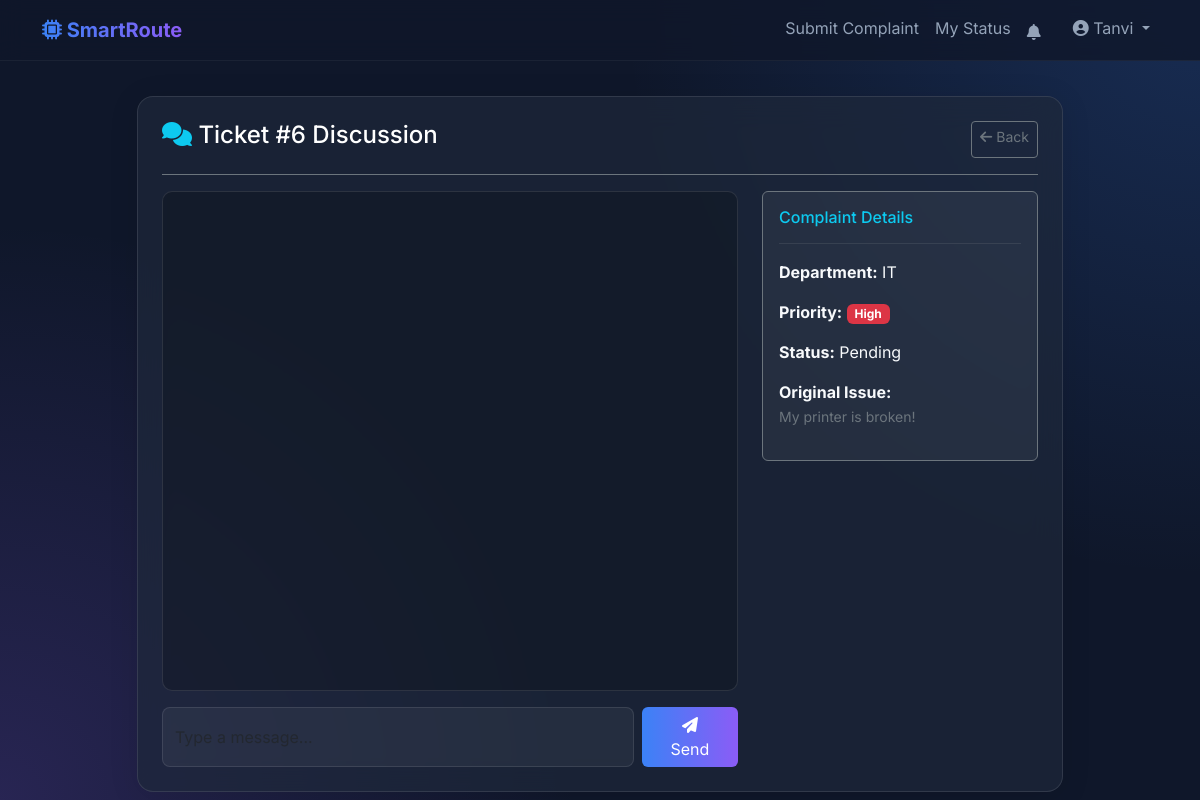
Page /chat/6 (signed in) on the committed database.
### app.py (models this page shows)
class User(db.Model):
    id = db.Column(db.Integer, primary_key=True)
    name = db.Column(db.String(100), nullable=False)
    email = db.Column(db.String(100), unique=True, nullable=False)
    password = db.Column(db.String(200), nullable=False)
    role = db.Column(db.String(20), default='User') # User, Admin, Department
    dept_id = db.Column(db.Integer, db.ForeignKey('department.id'), nullable=True)

class Complaint(db.Model):
    id = db.Column(db.Integer, primary_key=True)
    user_id = db.Column(db.Integer, db.ForeignKey('user.id'), nullable=False)
    user = db.relationship('User', backref=db.backref('complaints', lazy=True))
    text = db.Column(db.Text, nullable=False)
    department_id = db.Column(db.Integer, db.ForeignKey('department.id'), nullable=False, index=True)
    status = db.Column(db.String(50), default='Pending', index=True) # Pending, In Progress, Resolved
    remarks = db.Column(db.Text, nullable=True)
    date = db.Column(db.DateTime, default=datetime.datetime.utcnow, index=True)
    priority = db.Column(db.String(20), default='Normal', index=True) # Normal, High
    confidence_score = db.Column(db.Float, nullable=True)
    sentiment = db.Column(db.String(20), nullable=True, index=True)
    sla_deadline = db.Column(db.DateTime, nullable=True, index=True)
    sla_status = db.Column(db.String(50), default='Within SLA')
    escalation_level = db.Column(db.Integer, default=0)
    resolved_at = db.Column(db.DateTime, nullable=True)
    attachments = db.relationship('Attachment', backref='complaint', lazy=True)

class Department(db.Model):
    id = db.Column(db.Integer, primary_key=True)
    name = db.Column(db.String(100), unique=True, nullable=False)
    users = db.relationship('User', backref='department', lazy=True)
    complaints = db.relationship('Complaint', backref='department', lazy=True)

### app.py (the view)
@app.route('/chat/<int:complaint_id>')
def chat(complaint_id):
    if 'user_id' not in session:
        return redirect(url_for('login'))
    user = User.query.get(session['user_id'])
    complaint = Complaint.query.get_or_404(complaint_id)
    if user.role != 'Admin' and complaint.user_id != user.id and (user.role != 'Department' or user.dept_id != complaint.department_id):
        flash('Unauthorized access.', 'danger')
        return redirect(url_for('login'))
    messages = Message.query.filter_by(complaint_id=complaint_id).order_by(Message.timestamp.asc()).all()
    return render_template('chat.html', complaint=complaint, messages=messages, current_user=user)

### templates/chat.html (shortened to what this page needs)
{% extends "base.html" %}
{% block content %}
<div class="row justify-content-center h-100">
    <div class="col-md-10">
        <div class="glass-card slide-in p-4">
            <div class="d-flex justify-content-between border-bottom border-secondary pb-3 mb-3">
                <h4 class="text-white"><i class="fa-solid fa-comments text-info"></i> Ticket #{{ complaint.id }} Discussion</h4>
                <a href="{{ url_for('dept_dashboard') if current_user.role == 'Department' else url_for('view_status') }}" class="btn btn-outline-secondary btn-sm"><i class="fa-solid fa-arrow-left"></i> Back</a>
            </div>
            <div class="row">
                <div class="col-md-8">
                    <div id="chat-window" class="p-3 mb-3" style="height: 500px; overflow-y: auto; background: rgba(0,0,0,0.2); border-radius: 10px; border: 1px solid rgba(255,255,255,0.1);">
                    </div>
                    <form id="chat-form" class="d-flex">
                        <input type="text" id="chat-input" class="form-control me-2 glass-input" placeholder="Type a message..." required autocomplete="off" style="background: rgba(255,255,255,0.05); color: white;">
                        <button type="submit" class="btn btn-primary px-4"><i class="fa-solid fa-paper-plane"></i> Send</button>
                    </form>
                </div>
                <div class="col-md-4">
                    <div class="p-3 rounded border border-secondary" style="background: rgba(255,255,255,0.05);">
                        <h6 class="text-info">Complaint Details</h6>
                        <hr class="border-secondary">
                        <p><strong>Department:</strong> {{ complaint.department.name }}</p>
                        <p><strong>Priority:</strong>
                            {% if complaint.priority == 'High' %}<span class="badge bg-danger">High</span>{% else %}<span class="badge bg-secondary">Normal</span>{% endif %}
                        </p>
                        <p><strong>Status:</strong> {{ complaint.status }}</p>
                        <p><strong>Original Issue:</strong><br><small class="text-secondary">{{ complaint.text }}</small></p>
                    </div>
                </div>
            </div>
        </div>
    </div>
</div>
{% endblock %}

### templates/base.html (shortened to what this page needs)
<!DOCTYPE html>
<html lang="en">
<head>
    <link href="https://cdn.jsdelivr.net/npm/bootstrap@5.3.0/dist/css/bootstrap.min.css" rel="stylesheet">
    <link rel="stylesheet" href="https://cdnjs.cloudflare.com/ajax/libs/font-awesome/6.4.0/css/all.min.css">
    <link rel="stylesheet" href="{{ url_for('static', filename='css/styles.css') }}">
</head>
<body>
    <nav class="navbar navbar-expand-lg glass-nav fixed-top">
        <div class="container">
            <a class="navbar-brand fw-bold text-gradient" href="{{ url_for('index') }}">
                <i class="fa-solid fa-microchip"></i> SmartRoute
            </a>
            <div class="collapse navbar-collapse" id="navbarNav">
                <ul class="navbar-nav ms-auto font-weight-semibold">
                    {% if session.get('user_id') %}
                        {% if session.get('role') == 'User' %}
                            <li class="nav-item">
                                <a class="nav-link" href="{{ url_for('submit_complaint') }}">Submit Complaint</a>
                            </li>
                            <li class="nav-item">
                                <a class="nav-link" href="{{ url_for('view_status') }}">My Status</a>
                            </li>
                        {% elif session.get('role') == 'Admin' %}
                            <li class="nav-item">
                                <a class="nav-link" href="{{ url_for('admin_dashboard') }}">Admin Panel</a>
                            </li>
                        {% elif session.get('role') == 'Department' %}
                            <li class="nav-item">
                                <a class="nav-link" href="{{ url_for('dept_dashboard') }}">Tasks</a>
                            </li>
                        {% endif %}
                        <li class="nav-item dropdown me-3 mt-1">
                            <a class="nav-link" href="#" id="notifBell" data-bs-toggle="dropdown" style="position: relative;">
                                <i class="fa-solid fa-bell"></i>
                            </a>
                        </li>
                        <li class="nav-item dropdown">
                            <a class="nav-link dropdown-toggle" href="#" id="userDropdown" role="button" data-bs-toggle="dropdown">
                                <i class="fa-solid fa-user-circle"></i> {{ session.get('user_name') }}
                            </a>
                        </li>
                    {% endif %}
                </ul>
            </div>
        </div>
    </nav>
    <div class="container main-content mt-5 pt-5">
        {% block content %}{% endblock %}
    </div>
    <div class="toast-container position-fixed bottom-0 end-0 p-3" id="toastContainer" style="z-index: 1060;"></div>
</body>
</html>

### static/css/styles.css (style rules this page uses)
:root { --bg-color: #0f172a; --card-bg: rgba(30, 41, 59, 0.7); --text-primary: #f8fafc; --text-secondary: #94a3b8; --accent-color: #3b82f6; --accent-hover: #2563eb; --gradient-start: #3b82f6; --gradient-end: #8b5cf6; }
body { font-family: 'Inter', sans-serif; background: var(--bg-color); background-image: radial-gradient(circle at top right, rgba(59, 130, 246, 0.2), transparent 40%), radial-gradient(circle at bottom left, rgba(139, 92, 246, 0.2), transparent 40%); color: var(--text-primary); min-height: 100vh; display: flex; flex-direction: column; }
.text-gradient { background: linear-gradient(90deg, var(--gradient-start), var(--gradient-end)); -webkit-background-clip: text; -webkit-text-fill-color: transparent; }
.glass-card { background: var(--card-bg); backdrop-filter: blur(16px); -webkit-backdrop-filter: blur(16px); border: 1px solid rgba(255, 255, 255, 0.1); border-radius: 1rem; box-shadow: 0 4px 30px rgba(0, 0, 0, 0.1); transition: transform 0.3s ease, box-shadow 0.3s ease; }
.glass-nav { background: rgba(15, 23, 42, 0.8); backdrop-filter: blur(12px); border-bottom: 1px solid rgba(255, 255, 255, 0.05); }
.nav-link { color: var(--text-secondary) !important; transition: color 0.3s ease; }
.form-control, .form-select { background-color: rgba(15, 23, 42, 0.6); border: 1px solid rgba(255, 255, 255, 0.1); color: var(--text-primary); border-radius: 0.5rem; }
.btn-primary { background: linear-gradient(90deg, var(--gradient-start), var(--gradient-end)); border: none; transition: opacity 0.3s ease, transform 0.2s ease; }
.slide-in { animation: slideIn 0.5s cubic-bezier(0.4, 0, 0.2, 1) forwards; }

### rows in the picture
User: get "Tanvi"
Complaint: id "6", status "Pending", text "My printer is broken!"
Department: department.name "IT"
